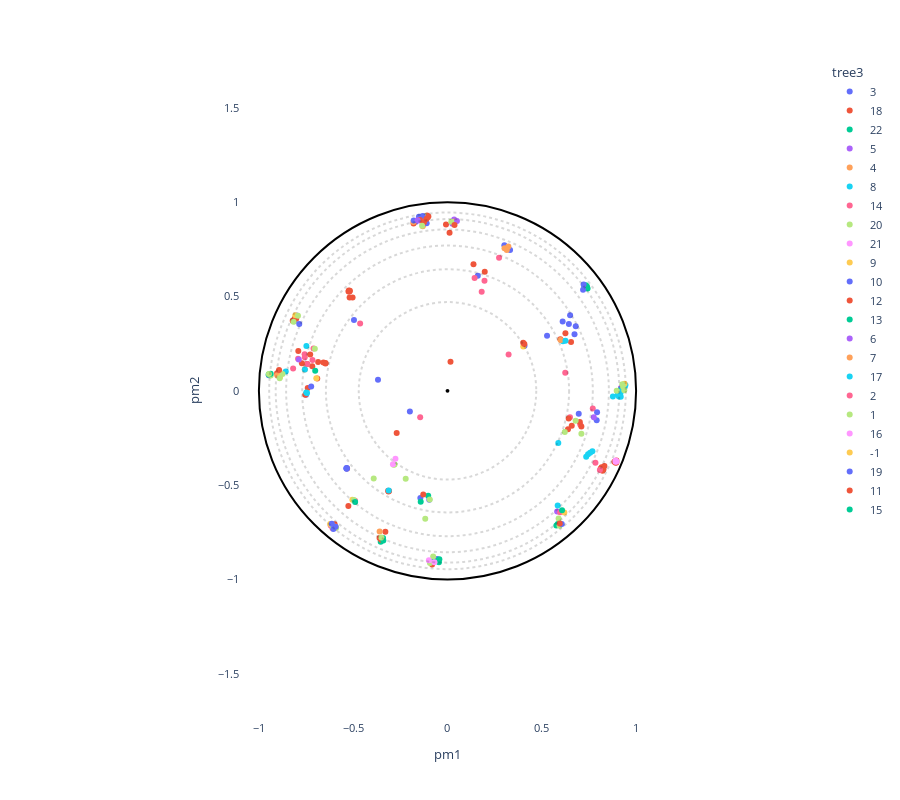

The notebook cell this image was saved under:
### Markdown cell above
### Create interactive plot

### Code cell
# OPTIONS =================================================
#Here you can set different parameters to color & annotate the resulting projection:
title = ""
#----------------------------------------------------------
# Select the coloring from annotation .csv file:
labels_name = "tree3"
# Select classes to label among the "labels_name" or "second_labels_name" column (list of labels):
second_labels_name = ""
labels_text = []
show_text = True
#----------------------------------------------------------
# Use a custom color palette:
color_palette = None #Default: None
use_custom_palette = False
# Select projection center:
id_for_rotation = None #Default: None
use_selected_center = False
#==========================================================


#Check projection visualization parameters
#Labels name
if labels_name == "":
    labels_name = None
elif labels_name not in annotation_names:
    raise NameError(f"labels_name {labels_name} is not in the availables annotations.\nAvailables annotations: {annotation_names}")
#Second labels name
if second_labels_name == "":
    second_labels_name = None
elif second_labels_name not in annotation_names:
    raise NameError(f'"second_labels_name" {second_labels_name} is not in the availables annotations.\nAvailables annotations: {annotation_names}')
#Color palet selection
if not use_custom_palette:
    color_palette = None
#Center of projection selection

tmp_id_for_rotation = -1
if use_selected_center and id_for_rotation is not None:
    if id_for_rotation != tmp_id_for_rotation:
        tmp_id_for_rotation = id_for_rotation

        poincare_coord = df_embedding[["pm1","pm2"]].sort_values(by=["proteins_id"])
        poincare_coord = poincare_coord.values[:,:2]
        model = PoincareMaps(poincare_coord)
        model.get_distances()

        model.iroot = id_for_rotation - 1  #Zero indexing
        model.rotate()

        df_embedding["pm1"] = model.coordinates_rotated[:,0]
        df_embedding["pm2"] = model.coordinates_rotated[:,1]
else:
    df_embedding["pm1"] = df_embedding["pm1_com"]
    df_embedding["pm2"] = df_embedding["pm2_com"]

#Plot graph
fig = plot_embedding_interactive(df_embedding, 
                                 labels_name = labels_name,
                                 second_labels_name = second_labels_name, 
                                 show_text = show_text,
                                 labels_text = labels_text,
                                 color_palette = color_palette, 
                                 title = title, 
                                 fontsize = 11)
fig.show()

### Figure 1 — Plotly figure (JSON) as saved in the notebook; plotly's stock layout.template omitted (floating-point values rounded to 4 significant figures; data arrays with more than 128 entries replaced by an {"elided": "..."} marker saying what was removed)
{"data": [{"customdata": [[5, 3, 3, 2, "Globin C, coelomic", "Globin", "Caudina arenicola", "Caudina", 2.101, "Echinodermata"], [4, 2, 3, 2, "Hemoglobin", "Hemoglobin", "Hemipholis cordifera", "Hemipholis", 2.327, "Echinodermata"], [4, 2, 3, 2, "Hemoglobin", "Hemoglobin", "Ophiactis simplex", "Ophiactis", 2.22, "Echinodermata"], [4, 2, 3, 2, "Hemoglobin", "Hemoglobin", "Ophiactis simplex", "Ophiactis", 2.262, "Echinodermata"], [-1, -1, 3, 2, "Extracellular globin 1", "Extracellular", "Metaphire sieboldi", "Metaphire", 2.434, "Annelida"]], "hovertemplate": "<b>%{hovertext}</b><br><br>tree3=%{customdata[2]}<br>pm1=%{x}<br>pm2=%{y}<br>tree1=%{customdata[0]}<br>tree2=%{customdata[1]}<br>tree4=%{customdata[3]}<br>full_name=%{customdata[4]}<br>short_name=%{customdata[5]}<br>full_species=%{customdata[6]}<br>short_species=%{customdata[7]}<br>evo_distance=%{customdata[8]}<br>Color_species=%{customdata[9]}<extra></extra>", "hovertext": [3, 3, 3, 3, 3], "legendgroup": "3", "marker": {"color": "#636efa", "symbol": "circle"}, "mode": "markers", "name": "3", "orientation": "v", "showlegend": true, "textposition": "top right", "type": "scatter", "x": [-0.1678, -0.7989, -0.3686, -0.812, -0.9474], "xaxis": "x", "y": [0.896, 0.3992, 0.0582, 0.3693, 0.08273], "yaxis": "y"}, {"customdata": {"elided": "33x10 mixed values"}, "hovertemplate": "<b>%{hovertext}</b><br><br>tree3=%{customdata[2]}<br>pm1=%{x}<br>pm2=%{y}<br>tree1=%{customdata[0]}<br>tree2=%{customdata[1]}<br>tree4=%{customdata[3]}<br>full_name=%{customdata[4]}<br>short_name=%{customdata[5]}<br>full_species=%{customdata[6]}<br>short_species=%{customdata[7]}<br>evo_distance=%{customdata[8]}<br>Color_species=%{customdata[9]}<extra></extra>", "hovertext": [18, 18, 18, 18, 18, 18, 18, 18, 18, 18, 18, 18, 18, 18, 18, 18, 18, 18, 18, 18, 18, 18, 18, 18, 18, 18, 18, 18, 18, 18, 18, 18, 18], "legendgroup": "18", "marker": {"color": "#EF553B", "symbol": "circle"}, "mode": "markers", "name": "18", "orientation": "v", "showlegend": true, "textposition": "top right", "type": "scatter", "x": [-0.6148, 0.827, -0.1479, -0.08137, -0.1084, 0.8219, -0.6859, -0.5325, -0.7172, -0.741, -0.8207, -0.7435, -0.3127, -0.1328, -0.9037, 0.8915, 0.8849, 0.8321, 0.8928, 0.8126, 0.8957, 0.8172, 0.8955, -0.1239, -0.1077, -0.8021, -0.81, -0.3295, 0.6388, 0.6253, -0.1799, -0.3147, -0.3099], "xaxis": "x", "y": [-0.7103, -0.4164, 0.9134, -0.9209, 0.9299, -0.4241, 0.1525, -0.4112, 0.131, 0.01542, 0.3714, 0.1419, -0.5342, 0.9051, 0.09367, -0.3818, -0.3757, -0.3986, -0.3743, -0.4116, -0.3688, -0.4058, -0.3801, 0.9151, 0.918, 0.3816, 0.3838, -0.7477, -0.2041, 0.3056, 0.8875, -0.5303, -0.5317], "yaxis": "y"}, {"customdata": [[-1, 40, 22, 11, "ACYPI007228 protein", "ACYPI007228", "Acyrthosiphon pisum", "Acyrthosiphon", 0.4446, "Arthropoda"], [10, 38, 22, 9, "Hemoglobin T1 polymer", "Hemoglobin", "Artemia salina", "Artemia", 1.847, "Arthropoda"], [10, 38, 22, 9, "Hemoglobin P polymer", "Hemoglobin", "Parartemia zietziana", "Parartemia", 1.919, "Arthropoda"], [11, 38, 22, 9, "Hemoglobin T1 polymer", "Hemoglobin", "Artemia salina", "Artemia", 1.781, "Arthropoda"], [11, 38, 22, 9, "Hemoglobin P polymer", "Hemoglobin", "Parartemia zietziana", "Parartemia", 1.74, "Arthropoda"], [11, 38, 22, 9, "Hemoglobin C1 polymer", "Hemoglobin", "Artemia salina", "Artemia", 1.703, "Arthropoda"], [-1, 38, 22, 9, "Hemoglobin P polymer", "Hemoglobin", "Parartemia zietziana", "Parartemia", 2.089, "Arthropoda"], [-1, 40, 22, 11, "Uncharacterized protein", "Uncharacterized", "Acyrthosiphon pisum", "Acyrthosiphon", 0.9009, "Arthropoda"]], "hovertemplate": "<b>%{hovertext}</b><br><br>tree3=%{customdata[2]}<br>pm1=%{x}<br>pm2=%{y}<br>tree1=%{customdata[0]}<br>tree2=%{customdata[1]}<br>tree4=%{customdata[3]}<br>full_name=%{customdata[4]}<br>short_name=%{customdata[5]}<br>full_species=%{customdata[6]}<br>short_species=%{customdata[7]}<br>evo_distance=%{customdata[8]}<br>Color_species=%{customdata[9]}<extra></extra>", "hovertext": [22, 22, 22, 22, 22, 22, 22, 22], "legendgroup": "22", "marker": {"color": "#00cc96", "symbol": "circle"}, "mode": "markers", "name": "22", "orientation": "v", "showlegend": true, "textposition": "top right", "type": "scatter", "x": [-0.3542, 0.732, 0.7395, 0.7257, 0.7332, 0.7427, 0.5846, 0.5772], "xaxis": "x", "y": [-0.7998, 0.5467, 0.5534, 0.5522, 0.5597, 0.5421, -0.7054, -0.7142], "yaxis": "y"}, {"customdata": [[13, 17, 5, 7, "Uncharacterized protein", "Uncharacterized", "Capitella teleta", "Capitella", 2.144, "Annelida"], [13, 17, 5, 7, "Uncharacterized protein", "Uncharacterized", "Capitella teleta", "Capitella", 2.237, "Annelida"], [-1, 17, 5, 7, "Uncharacterized protein (Fragment)", "Uncharacterized", "Capitella teleta", "Capitella", 2.669, "Annelida"], [-1, 17, 5, 7, "Uncharacterized protein", "Uncharacterized", "Capitella teleta", "Capitella", 2.428, "Annelida"]], "hovertemplate": "<b>%{hovertext}</b><br><br>tree3=%{customdata[2]}<br>pm1=%{x}<br>pm2=%{y}<br>tree1=%{customdata[0]}<br>tree2=%{customdata[1]}<br>tree4=%{customdata[3]}<br>full_name=%{customdata[4]}<br>short_name=%{customdata[5]}<br>full_species=%{customdata[6]}<br>short_species=%{customdata[7]}<br>evo_distance=%{customdata[8]}<br>Color_species=%{customdata[9]}<extra></extra>", "hovertext": [5, 5, 5, 5], "legendgroup": "5", "marker": {"color": "#ab63fa", "symbol": "circle"}, "mode": "markers", "name": "5", "orientation": "v", "showlegend": true, "textposition": "top right", "type": "scatter", "x": [-0.08573, 0.9207, 0.03528, 0.5813], "xaxis": "x", "y": [-0.9044, 0.01681, 0.9084, -0.6398], "yaxis": "y"}, {"customdata": [[-1, -1, 4, 7, "Uncharacterized protein", "Uncharacterized", "Capitella teleta", "Capitella", 2.502, "Annelida"], [-1, 7, 4, 7, "Cytoglobin 2", "Cytoglobin", "Crassostrea gigas", "Crassostrea", 2.349, "Mollusca"], [-1, 7, 4, 7, "Uncharacterized protein", "Uncharacterized", "Lottia gigantea", "Lottia", 2.433, "Mollusca"], [12, 6, 4, 7, "Protein CBR GLB 7", "Protein", "Caenorhabditis briggsae", "Caenorhabditis", 3.016, "Nematoda"], [12, 6, 4, 7, "Uncharacterized protein", "Uncharacterized", "Haemonchus placei", "Haemonchus", 3.29, "Nematoda"], [-1, 6, 4, 7, "Cre glb 30 protein", "Cre", "Ascaris suum", "Ascaris", 3.176, "Nematoda"], [-1, -1, 4, 7, "Globin like protein 26", "Globin", "Trichinella pseudospiralis", "Trichinella", 3.038, "Nematoda"], [-1, 6, 4, 7, "Uncharacterized protein", "Uncharacterized", "Ancylostoma ceylanicum", "Ancylostoma", 3.207, "Nematoda"]], "hovertemplate": "<b>%{hovertext}</b><br><br>tree3=%{customdata[2]}<br>pm1=%{x}<br>pm2=%{y}<br>tree1=%{customdata[0]}<br>tree2=%{customdata[1]}<br>tree4=%{customdata[3]}<br>full_name=%{customdata[4]}<br>short_name=%{customdata[5]}<br>full_species=%{customdata[6]}<br>short_species=%{customdata[7]}<br>evo_distance=%{customdata[8]}<br>Color_species=%{customdata[9]}<extra></extra>", "hovertext": [4, 4, 4, 4, 4, 4, 4, 4], "legendgroup": "4", "marker": {"color": "#FFA15A", "symbol": "circle"}, "mode": "markers", "name": "4", "orientation": "v", "showlegend": true, "textposition": "top right", "type": "scatter", "x": [-0.3599, -0.9457, -0.1805, -0.7569, -0.1312, -0.129, -0.891, -0.9031], "xaxis": "x", "y": [-0.7455, 0.08608, 0.8952, 0.1135, 0.8727, 0.8808, 0.1044, 0.08244], "yaxis": "y"}, {"customdata": {"elided": "15x10 mixed values"}, "hovertemplate": "<b>%{hovertext}</b><br><br>tree3=%{customdata[2]}<br>pm1=%{x}<br>pm2=%{y}<br>tree1=%{customdata[0]}<br>tree2=%{customdata[1]}<br>tree4=%{customdata[3]}<br>full_name=%{customdata[4]}<br>short_name=%{customdata[5]}<br>full_species=%{customdata[6]}<br>short_species=%{customdata[7]}<br>evo_distance=%{customdata[8]}<br>Color_species=%{customdata[9]}<extra></extra>", "hovertext": [8, 8, 8, 8, 8, 8, 8, 8, 8, 8, 8, 8, 8, 8, 8], "legendgroup": "8", "marker": {"color": "#19d3f3", "symbol": "circle"}, "mode": "markers", "name": "8", "orientation": "v", "showlegend": true, "textposition": "top right", "type": "scatter", "x": [0.6121, 0.9392, 0.7353, 0.7453, 0.7562, 0.7683, 0.9167, 0.9087, 0.9342, 0.877, 0.9186, 0.9029, 0.9437, 0.9161, -0.3118], "xaxis": "x", "y": [0.2628, 0.01895, -0.3492, -0.3365, -0.3288, -0.3198, -0.01281, -0.02951, 0.02844, -0.03, -0.03103, -0.0191, 0.0311, 0.004005, -0.5282], "yaxis": "y"}, {"customdata": [[-1, 23, 14, 6, "Globin", "Globin", "Branchiostoma floridae", "Branchiostoma", 2.133, "Chordata"], [34, 23, 14, 6, "Globin", "Globin", "Branchiostoma floridae", "Branchiostoma", 2.166, "Chordata"], [33, 24, 14, 6, "Uncharacterized protein", "Uncharacterized", "Ciona savignyi", "Ciona", 2.805, "Chordata"], [33, 24, 14, 6, "Uncharacterized protein", "Uncharacterized", "Ciona intestinalis", "Ciona", 2.811, "Chordata"], [33, 24, 14, 6, "Globin", "Globin", "Ciona intestinalis", "Ciona", 2.838, "Chordata"], [33, 24, 14, 6, "Uncharacterized protein", "Uncharacterized", "Ciona savignyi", "Ciona", 2.966, "Chordata"], [35, 24, 14, 6, "Uncharacterized protein", "Uncharacterized", "Ciona savignyi", "Ciona", 2.658, "Chordata"], [35, 24, 14, 6, "Globin", "Globin", "Ciona intestinalis", "Ciona", 2.609, "Chordata"], [34, 23, 14, 6, "Putative uncharacterized protein", "Putative", "Branchiostoma floridae", "Branchiostoma", 2.38, "Chordata"], [34, 23, 14, 6, "Putative uncharacterized protein", "Putative", "Branchiostoma floridae", "Branchiostoma", 2.388, "Chordata"], [-1, -1, 14, 6, "Neuroglobin like protein", "Neuroglobin", "Saccoglossus kowalevskii", "Saccoglossus", 2.36, "Hemichordata"], [-1, 24, 14, 6, "Globin", "Globin", "Ciona intestinalis", "Ciona", 3.129, "Chordata"]], "hovertemplate": "<b>%{hovertext}</b><br><br>tree3=%{customdata[2]}<br>pm1=%{x}<br>pm2=%{y}<br>tree1=%{customdata[0]}<br>tree2=%{customdata[1]}<br>tree4=%{customdata[3]}<br>full_name=%{customdata[4]}<br>short_name=%{customdata[5]}<br>full_species=%{customdata[6]}<br>short_species=%{customdata[7]}<br>evo_distance=%{customdata[8]}<br>Color_species=%{customdata[9]}<extra></extra>", "hovertext": [14, 14, 14, 14, 14, 14, 14, 14, 14, 14, 14, 14], "legendgroup": "14", "marker": {"color": "#FF6692", "symbol": "circle"}, "mode": "markers", "name": "14", "orientation": "v", "showlegend": true, "textposition": "top right", "type": "scatter", "x": [-0.6195, -0.1449, -0.7576, -0.7569, -0.7923, -0.7436, 0.6242, 0.704, 0.6495, 0.7703, -0.6093, 0.5973], "xaxis": "x", "y": [-0.7145, -0.1396, 0.1935, 0.1778, 0.1701, 0.1419, 0.09558, -0.1784, -0.1395, -0.09316, -0.7291, -0.6433], "yaxis": "y"}, {"customdata": [[-1, 39, 20, 10, "Uncharacterized protein", "Uncharacterized", "Strongylocentrotus purpuratus", "Strongylocentrotus", 1.753, "Echinodermata"], [-1, 39, 20, 7, "Putative uncharacterized protein", "Putative", "Branchiostoma floridae", "Branchiostoma", 1.933, "Chordata"], [-1, -1, 20, 7, "Putative uncharacterized protein", "Putative", "Trichoplax adhaerens", "Trichoplax", 2.316, "Placozoa"], [23, 16, 20, 7, "Uncharacterized protein", "Uncharacterized", "Arion vulgaris", "Arion", 2.609, "Mollusca"], [-1, 16, 20, 7, "Uncharacterized protein", "Uncharacterized", "Lottia gigantea", "Lottia", 2.73, "Mollusca"], [23, 16, 20, 7, "Cytoglobin 1", "Cytoglobin", "Crassostrea gigas", "Crassostrea", 2.855, "Mollusca"], [23, 16, 20, 7, "Uncharacterized protein", "Uncharacterized", "Lottia gigantea", "Lottia", 2.731, "Mollusca"]], "hovertemplate": "<b>%{hovertext}</b><br><br>tree3=%{customdata[2]}<br>pm1=%{x}<br>pm2=%{y}<br>tree1=%{customdata[0]}<br>tree2=%{customdata[1]}<br>tree4=%{customdata[3]}<br>full_name=%{customdata[4]}<br>short_name=%{customdata[5]}<br>full_species=%{customdata[6]}<br>short_species=%{customdata[7]}<br>evo_distance=%{customdata[8]}<br>Color_species=%{customdata[9]}<extra></extra>", "hovertext": [20, 20, 20, 20, 20, 20, 20], "legendgroup": "20", "marker": {"color": "#B6E880", "symbol": "circle"}, "mode": "markers", "name": "20", "orientation": "v", "showlegend": true, "textposition": "top right", "type": "scatter", "x": [0.5942, -0.1173, -0.9376, -0.2859, -0.2808, 0.71, 0.5891], "xaxis": "x", "y": [-0.716, 0.9243, 0.08174, -0.3923, -0.3904, -0.2271, -0.6763], "yaxis": "y"}, {"customdata": [[-1, 37, 21, 10, "Uncharacterized protein", "Uncharacterized", "Lutzomyia longipalpis", "Lutzomyia", 1.946, "Arthropoda"], [47, 36, 21, 10, "Putative hemoglobin like flavoprotein (Fragment)", "Hemoglobin", "Rhodnius neglectus", "Rhodnius", 1.846, "Arthropoda"], [47, 36, 21, 10, "Putative hemoglobin like flavoprotein (Fragment)", "Hemoglobin", "Triatoma infestans", "Triatoma", 1.904, "Arthropoda"], [-1, 37, 21, 10, "Uncharacterized protein", "Uncharacterized", "Glossina morsitans", "Glossina", 2.019, "Arthropoda"]], "hovertemplate": "<b>%{hovertext}</b><br><br>tree3=%{customdata[2]}<br>pm1=%{x}<br>pm2=%{y}<br>tree1=%{customdata[0]}<br>tree2=%{customdata[1]}<br>tree4=%{customdata[3]}<br>full_name=%{customdata[4]}<br>short_name=%{customdata[5]}<br>full_species=%{customdata[6]}<br>short_species=%{customdata[7]}<br>evo_distance=%{customdata[8]}<br>Color_species=%{customdata[9]}<extra></extra>", "hovertext": [21, 21, 21, 21], "legendgroup": "21", "marker": {"color": "#FF97FF", "symbol": "circle"}, "mode": "markers", "name": "21", "orientation": "v", "showlegend": true, "textposition": "top right", "type": "scatter", "x": [0.8963, 0.8914, 0.8912, -0.1376], "xaxis": "x", "y": [-0.3748, -0.3695, -0.3765, 0.8958], "yaxis": "y"}, {"customdata": [[-1, -1, 9, 3, "Uncharacterized protein", "Uncharacterized", "Amphimedon queenslandica", "Amphimedon", 2.522, "Porifera"], [14, 10, 9, 3, "Uncharacterized protein", "Uncharacterized", "Strongylocentrotus purpuratus", "Strongylocentrotus", 2.654, "Echinodermata"], [-1, -1, 9, 3, "Uncharacterized protein", "Uncharacterized", "Micromonas commoda", "Micromonas", 2.71, "Viridiplantae"], [14, 10, 9, 3, "Uncharacterized protein", "Uncharacterized", "Strongylocentrotus purpuratus", "Strongylocentrotus", 2.587, "Echinodermata"], [-1, 10, 9, 3, "Uncharacterized protein", "Uncharacterized", "Strongylocentrotus purpuratus", "Strongylocentrotus", 2.519, "Echinodermata"], [14, 10, 9, 3, "Uncharacterized protein", "Uncharacterized", "Strongylocentrotus purpuratus", "Strongylocentrotus", 2.276, "Echinodermata"], [14, 10, 9, 3, "Uncharacterized protein", "Uncharacterized", "Strongylocentrotus purpuratus", "Strongylocentrotus", 2.867, "Echinodermata"]], "hovertemplate": "<b>%{hovertext}</b><br><br>tree3=%{customdata[2]}<br>pm1=%{x}<br>pm2=%{y}<br>tree1=%{customdata[0]}<br>tree2=%{customdata[1]}<br>tree4=%{customdata[3]}<br>full_name=%{customdata[4]}<br>short_name=%{customdata[5]}<br>full_species=%{customdata[6]}<br>short_species=%{customdata[7]}<br>evo_distance=%{customdata[8]}<br>Color_species=%{customdata[9]}<extra></extra>", "hovertext": [9, 9, 9, 9, 9, 9, 9], "legendgroup": "9", "marker": {"color": "#FECB52", "symbol": "circle"}, "mode": "markers", "name": "9", "orientation": "v", "showlegend": true, "textposition": "top right", "type": "scatter", "x": [0.03997, 0.9384, 0.6194, -0.5044, -0.8067, -0.6219, -0.8883], "xaxis": "x", "y": [0.8978, 0.03816, -0.6453, -0.578, 0.4005, -0.706, 0.07385], "yaxis": "y"}, {"customdata": {"elided": "31x10 mixed values"}, "hovertemplate": "<b>%{hovertext}</b><br><br>tree3=%{customdata[2]}<br>pm1=%{x}<br>pm2=%{y}<br>tree1=%{customdata[0]}<br>tree2=%{customdata[1]}<br>tree4=%{customdata[3]}<br>full_name=%{customdata[4]}<br>short_name=%{customdata[5]}<br>full_species=%{customdata[6]}<br>short_species=%{customdata[7]}<br>evo_distance=%{customdata[8]}<br>Color_species=%{customdata[9]}<extra></extra>", "hovertext": [10, 10, 10, 10, 10, 10, 10, 10, 10, 10, 10, 10, 10, 10, 10, 10, 10, 10, 10, 10, 10, 10, 10, 10, 10, 10, 10, 10, 10, 10, 10], "legendgroup": "10", "marker": {"color": "#636efa", "symbol": "circle"}, "mode": "markers", "name": "10", "orientation": "v", "showlegend": true, "textposition": "top right", "type": "scatter", "x": [0.65, -0.4959, 0.791, 0.1606, 0.4081, 0.7217, 0.6106, -0.1315, 0.3318, 0.3014, -0.5343, -0.1516, -0.5365, -0.534, -0.5347, -0.1995, 0.6436, 0.6736, 0.5278, 0.6799, -0.7227, -0.7503, -0.786, -0.09645, -0.05575, -0.144, 0.793, -0.1793, 0.7188, 0.6059, -0.1106], "xaxis": "x", "y": [0.4002, 0.3759, -0.1556, 0.6101, 0.2388, 0.5633, 0.3678, 0.9268, 0.747, 0.7724, -0.4111, 0.9229, -0.4105, -0.4093, -0.4126, -0.1091, 0.3542, 0.2998, 0.2921, 0.3432, 0.02316, -0.02098, 0.3546, -0.5774, -0.8916, -0.5677, -0.1133, 0.9033, 0.5358, -0.7064, 0.889], "yaxis": "y"}, {"customdata": {"elided": "36x10 mixed values"}, "hovertemplate": "<b>%{hovertext}</b><br><br>tree3=%{customdata[2]}<br>pm1=%{x}<br>pm2=%{y}<br>tree1=%{customdata[0]}<br>tree2=%{customdata[1]}<br>tree4=%{customdata[3]}<br>full_name=%{customdata[4]}<br>short_name=%{customdata[5]}<br>full_species=%{customdata[6]}<br>short_species=%{customdata[7]}<br>evo_distance=%{customdata[8]}<br>Color_species=%{customdata[9]}<extra></extra>", "hovertext": [12, 12, 12, 12, 12, 12, 12, 12, 12, 12, 12, 12, 12, 12, 12, 12, 12, 12, 12, 12, 12, 12, 12, 12, 12, 12, 12, 12, 12, 12, 12, 12, 12, 12, 12, 12], "legendgroup": "12", "marker": {"color": "#EF553B", "symbol": "circle"}, "mode": "markers", "name": "12", "orientation": "v", "showlegend": true, "textposition": "top right", "type": "scatter", "x": [-0.1118, -0.1248, 0.1975, -0.1462, 0.5951, 0.0109, -0.007971, -0.2695, -0.647, -0.6579, -0.6469, -0.3604, -0.5256, 0.6589, -0.7911, 0.6426, 0.1378, 0.6551, 0.5986, -0.1014, -0.5232, -0.5175, -0.5249, -0.5033, -0.5191, 0.7017, -0.6907, -0.728, -0.5198, 0.01592, -0.7719, -0.7541, -0.3514, 0.7098, -0.5982, -0.5987], "xaxis": "x", "y": [0.9117, 0.8938, 0.6318, 0.9064, -0.7039, 0.8384, 0.8818, -0.2236, 0.148, 0.1503, 0.1455, -0.7797, -0.6105, -0.1849, 0.2112, -0.1473, 0.6706, 0.2593, 0.2731, 0.9251, 0.5322, 0.5307, 0.5272, 0.4952, 0.4954, -0.1647, 0.0659, 0.1925, 0.5267, 0.1549, 0.1464, -0.02024, -0.7899, -0.1892, -0.7069, -0.7276], "yaxis": "y"}, {"customdata": [[-1, 18, 13, 5, "Uncharacterized protein", "Uncharacterized", "Lepisosteus oculatus", "Lepisosteus", 2.353, "Chordata"], [27, 19, 13, 5, "Hemoglobin subunit alpha", "Hemoglobin", "Cavia porcellus", "Cavia", 2.682, "Chordata"], [27, 19, 13, 5, "Hemoglobin subunit alpha 2", "Hemoglobin", "Scalopus aquaticus", "Scalopus", 2.595, "Chordata"], [26, 19, 13, 5, "Uncharacterized protein", "Uncharacterized", "Neotoma lepida", "Neotoma", 2.638, "Chordata"], [25, 18, 13, 5, "Globin Y", "Globin", "Callorhinchus milii", "Callorhinchus", 2.515, "Chordata"], [25, 18, 13, 5, "Uncharacterized protein", "Uncharacterized", "Latimeria chalumnae", "Latimeria", 2.299, "Chordata"], [24, 18, 13, 5, "Uncharacterized protein", "Uncharacterized", "Xenopus tropicalis", "Xenopus", 2.514, "Chordata"], [24, 18, 13, 5, "Globin Y", "Globin", "Xenopus laevis", "Xenopus", 2.456, "Chordata"], [-1, 18, 13, 5, "Uncharacterized protein", "Uncharacterized", "Pelodiscus sinensis", "Pelodiscus", 2.698, "Chordata"], [26, 19, 13, 5, "Hemoglobin subunit rho", "Hemoglobin", "Alligator mississippiensis", "Alligator", 2.984, "Chordata"], [26, 19, 13, 5, "Uncharacterized protein", "Uncharacterized", "Nomascus leucogenys", "Nomascus", 2.77, "Chordata"]], "hovertemplate": "<b>%{hovertext}</b><br><br>tree3=%{customdata[2]}<br>pm1=%{x}<br>pm2=%{y}<br>tree1=%{customdata[0]}<br>tree2=%{customdata[1]}<br>tree4=%{customdata[3]}<br>full_name=%{customdata[4]}<br>short_name=%{customdata[5]}<br>full_species=%{customdata[6]}<br>short_species=%{customdata[7]}<br>evo_distance=%{customdata[8]}<br>Color_species=%{customdata[9]}<extra></extra>", "hovertext": [13, 13, 13, 13, 13, 13, 13, 13, 13, 13, 13], "legendgroup": "13", "marker": {"color": "#00cc96", "symbol": "circle"}, "mode": "markers", "name": "13", "orientation": "v", "showlegend": true, "textposition": "top right", "type": "scatter", "x": [-0.9376, -0.142, -0.1024, -0.05982, -0.3404, -0.07914, -0.3416, -0.0432, -0.0454, 0.6074, -0.9484], "xaxis": "x", "y": [0.09065, -0.5883, -0.5568, -0.9017, -0.7932, -0.8988, -0.7804, -0.8934, -0.9082, -0.6334, 0.08646], "yaxis": "y"}, {"customdata": [[-1, -1, 6, 3, "Globin", "Globin", "Gemmatirosa kalamazoonesis", "Gemmatirosa", 2.905, "Bacteria"], [-1, 9, 6, 3, "Globin", "Globin", "Gemmatirosa kalamazoonesis", "Gemmatirosa", 3.007, "Bacteria"], [-1, 9, 6, 3, "Hemin receptor", "Hemin", "Halothiobacillus sp.", "Halothiobacillus", 2.535, "Bacteria"], [15, 8, 6, 3, "ARAD1D45562p", "ARAD1D45562p", "Blastobotrys adeninivorans", "Blastobotrys", 3.652, "Fungi"], [15, 8, 6, 3, "CYFA0S05e02454g1_1", "CYFA0S05e02454g1_1", "Cyberlindnera fabianii", "Cyberlindnera", 4.119, "Fungi"]], "hovertemplate": "<b>%{hovertext}</b><br><br>tree3=%{customdata[2]}<br>pm1=%{x}<br>pm2=%{y}<br>tree1=%{customdata[0]}<br>tree2=%{customdata[1]}<br>tree4=%{customdata[3]}<br>full_name=%{customdata[4]}<br>short_name=%{customdata[5]}<br>full_species=%{customdata[6]}<br>short_species=%{customdata[7]}<br>evo_distance=%{customdata[8]}<br>Color_species=%{customdata[9]}<extra></extra>", "hovertext": [6, 6, 6, 6, 6], "legendgroup": "6", "marker": {"color": "#ab63fa", "symbol": "circle"}, "mode": "markers", "name": "6", "orientation": "v", "showlegend": true, "textposition": "top right", "type": "scatter", "x": [-0.7886, 0.04994, 0.7758, 0.02569, -0.1586], "xaxis": "x", "y": [0.1661, 0.9, -0.1407, 0.8855, 0.9051], "yaxis": "y"}, {"customdata": [[-1, 15, 7, 4, "Predicted protein", "Predicted", "Nematostella vectensis", "Nematostella", 3.063, "Cnidaria"], [20, 15, 7, 4, "Predicted protein", "Predicted", "Nematostella vectensis", "Nematostella", 2.696, "Cnidaria"], [-1, 15, 7, 4, "Predicted protein", "Predicted", "Nematostella vectensis", "Nematostella", 2.747, "Cnidaria"], [20, 15, 7, 4, "Predicted protein", "Predicted", "Nematostella vectensis", "Nematostella", 2.467, "Cnidaria"]], "hovertemplate": "<b>%{hovertext}</b><br><br>tree3=%{customdata[2]}<br>pm1=%{x}<br>pm2=%{y}<br>tree1=%{customdata[0]}<br>tree2=%{customdata[1]}<br>tree4=%{customdata[3]}<br>full_name=%{customdata[4]}<br>short_name=%{customdata[5]}<br>full_species=%{customdata[6]}<br>short_species=%{customdata[7]}<br>evo_distance=%{customdata[8]}<br>Color_species=%{customdata[9]}<extra></extra>", "hovertext": [7, 7, 7, 7], "legendgroup": "7", "marker": {"color": "#FFA15A", "symbol": "circle"}, "mode": "markers", "name": "7", "orientation": "v", "showlegend": true, "textposition": "top right", "type": "scatter", "x": [0.5998, 0.3022, 0.3227, 0.3143], "xaxis": "x", "y": [0.2696, 0.7562, 0.7655, 0.7471], "yaxis": "y"}, {"customdata": [[43, 31, 17, 10, "Globin 2 A chain", "Globin", "Anadara inaequivalvis", "Anadara", 2.939, "Mollusca"], [-1, -1, 17, 10, "Nerve hemoglobin", "Hemoglobin", "Spisula solidissima", "Spisula", 2.929, "Mollusca"], [-1, 31, 17, 10, "Hemoglobin (Heterodimeric)", "Hemoglobin", "Barbatia virescens", "Barbatia", 2.81, "Mollusca"], [43, 31, 17, 10, "Globin, minor", "Globin,", "Anadara trapezia", "Anadara", 3.279, "Mollusca"], [43, 31, 17, 10, "Globin 2 B chain", "Globin", "Anadara inaequivalvis", "Anadara", 3.138, "Mollusca"], [-1, -1, 17, 10, "Hemoglobin II", "Hemoglobin", "Phacoides pectinatus", "Phacoides", 2.946, "Mollusca"], [44, 30, 17, 10, "Two domain chain of the polymeric hemoglobin (Intracellular)", "Hemoglobin", "Barbatia lima", "Barbatia", 2.721, "Mollusca"], [44, 30, 17, 10, "Hemoglobin (2 domain)", "Hemoglobin", "Barbatia lima", "Barbatia", 2.732, "Mollusca"]], "hovertemplate": "<b>%{hovertext}</b><br><br>tree3=%{customdata[2]}<br>pm1=%{x}<br>pm2=%{y}<br>tree1=%{customdata[0]}<br>tree2=%{customdata[1]}<br>tree4=%{customdata[3]}<br>full_name=%{customdata[4]}<br>short_name=%{customdata[5]}<br>full_species=%{customdata[6]}<br>short_species=%{customdata[7]}<br>evo_distance=%{customdata[8]}<br>Color_species=%{customdata[9]}<extra></extra>", "hovertext": [17, 17, 17, 17, 17, 17, 17, 17], "legendgroup": "17", "marker": {"color": "#19d3f3", "symbol": "circle"}, "mode": "markers", "name": "17", "orientation": "v", "showlegend": true, "textposition": "top right", "type": "scatter", "x": [-0.7447, -0.7489, -0.7562, -0.7482, -0.8577, 0.6258, 0.5842, 0.5874], "xaxis": "x", "y": [-0.01083, -0.009368, 0.1129, 0.2379, 0.1022, 0.2655, -0.6083, -0.277], "yaxis": "y"}, {"customdata": [[2, 1, 2, 1, "Globin 2", "Globin", "Chironomus riparius", "Chironomus", 2.7, "Arthropoda"], [1, 1, 2, 1, "Globin", "Globin", "Polypedilum nubifer", "Polypedilum", 2.361, "Arthropoda"], [1, 1, 2, 1, "Globin", "Globin", "Polypedilum vanderplanki", "Polypedilum", 2.438, "Arthropoda"], [3, 1, 2, 1, "Globin", "Globin", "Polypedilum vanderplanki", "Polypedilum", 2.218, "Arthropoda"], [2, 1, 2, 1, "Globin", "Globin", "Polypedilum nubifer", "Polypedilum", 2.475, "Arthropoda"], [3, 1, 2, 1, "Globin", "Globin", "Polypedilum nubifer", "Polypedilum", 2.358, "Arthropoda"], [3, 1, 2, 1, "Globin", "Globin", "Polypedilum vanderplanki", "Polypedilum", 2.284, "Arthropoda"], [3, 1, 2, 1, "Globin 11", "Globin", "Chironomus riparius", "Chironomus", 2.3, "Arthropoda"], [1, 1, 2, 1, "ORF E protein", "ORF", "Chironomus tentans", "Chironomus", 2.859, "Arthropoda"], [1, 1, 2, 1, "Globin", "Globin", "Polypedilum nubifer", "Polypedilum", 2.567, "Arthropoda"], [1, 1, 2, 1, "Globin", "Globin", "Polypedilum nubifer", "Polypedilum", 2.577, "Arthropoda"], [-1, -1, 2, 1, "Globin", "Globin", "Nerita albicilla", "Nerita", 2.087, "Mollusca"]], "hovertemplate": "<b>%{hovertext}</b><br><br>tree3=%{customdata[2]}<br>pm1=%{x}<br>pm2=%{y}<br>tree1=%{customdata[0]}<br>tree2=%{customdata[1]}<br>tree4=%{customdata[3]}<br>full_name=%{customdata[4]}<br>short_name=%{customdata[5]}<br>full_species=%{customdata[6]}<br>short_species=%{customdata[7]}<br>evo_distance=%{customdata[8]}<br>Color_species=%{customdata[9]}<extra></extra>", "hovertext": [2, 2, 2, 2, 2, 2, 2, 2, 2, 2, 2, 2], "legendgroup": "2", "marker": {"color": "#FF6692", "symbol": "circle"}, "mode": "markers", "name": "2", "orientation": "v", "showlegend": true, "textposition": "top right", "type": "scatter", "x": [-0.8186, -0.7159, -0.7105, -0.4634, 0.1812, 0.2734, 0.8081, 0.7844, 0.1962, -0.4903, 0.1436, 0.324], "xaxis": "x", "y": [0.1185, 0.1631, 0.2245, 0.3568, 0.5253, 0.7052, -0.4204, -0.3814, 0.5832, -0.5825, 0.5989, 0.1929], "yaxis": "y"}, {"customdata": {"elided": "24x10 mixed values"}, "hovertemplate": "<b>%{hovertext}</b><br><br>tree3=%{customdata[2]}<br>pm1=%{x}<br>pm2=%{y}<br>tree1=%{customdata[0]}<br>tree2=%{customdata[1]}<br>tree4=%{customdata[3]}<br>full_name=%{customdata[4]}<br>short_name=%{customdata[5]}<br>full_species=%{customdata[6]}<br>short_species=%{customdata[7]}<br>evo_distance=%{customdata[8]}<br>Color_species=%{customdata[9]}<extra></extra>", "hovertext": [1, 1, 1, 1, 1, 1, 1, 1, 1, 1, 1, 1, 1, 1, 1, 1, 1, 1, 1, 1, 1, 1, 1, 1], "legendgroup": "1", "marker": {"color": "#B6E880", "symbol": "circle"}, "mode": "markers", "name": "1", "orientation": "v", "showlegend": true, "textposition": "top right", "type": "scatter", "x": [-0.8165, -0.7927, -0.7035, -0.09397, -0.09309, -0.3507, -0.2217, -0.118, -0.07602, -0.3913, 0.6793, 0.8973, 0.9373, 0.9306, -0.4965, 0.9269, -0.9471, -0.8899, -0.5905, -0.6091, -0.8749, 0.02031, 0.6219, -0.1346], "xaxis": "x", "y": [0.3666, 0.3981, 0.2234, -0.5756, -0.9127, -0.7778, -0.466, -0.6788, -0.8779, -0.4646, -0.1584, -6.017e-05, 0.003347, 0.02367, -0.5781, 0.03531, 0.08976, 0.06743, -0.7254, -0.7188, 0.0888, 0.8972, -0.2178, 0.8749], "yaxis": "y"}, {"customdata": [[42, 32, 16, 10, "Globin", "Globin", "Nassarius mutabilis", "Nassarius", 2.693, "Mollusca"], [41, 32, 16, 10, "Uncharacterized protein", "Uncharacterized", "Lottia gigantea", "Lottia", 2.31, "Mollusca"], [41, 32, 16, 10, "Uncharacterized protein", "Uncharacterized", "Lottia gigantea", "Lottia", 2.327, "Mollusca"], [42, 32, 16, 10, "Globin", "Globin", "Cerithidea rhizophorarum", "Cerithidea", 2.814, "Mollusca"]], "hovertemplate": "<b>%{hovertext}</b><br><br>tree3=%{customdata[2]}<br>pm1=%{x}<br>pm2=%{y}<br>tree1=%{customdata[0]}<br>tree2=%{customdata[1]}<br>tree4=%{customdata[3]}<br>full_name=%{customdata[4]}<br>short_name=%{customdata[5]}<br>full_species=%{customdata[6]}<br>short_species=%{customdata[7]}<br>evo_distance=%{customdata[8]}<br>Color_species=%{customdata[9]}<extra></extra>", "hovertext": [16, 16, 16, 16], "legendgroup": "16", "marker": {"color": "#FF97FF", "symbol": "circle"}, "mode": "markers", "name": "16", "orientation": "v", "showlegend": true, "textposition": "top right", "type": "scatter", "x": [-0.06921, -0.09871, -0.2893, -0.276], "xaxis": "x", "y": [-0.909, -0.8985, -0.389, -0.3601], "yaxis": "y"}, {"customdata": [[-1, -1, -1, 8, "Globin (Fragment)", "Globin", "Operophtera brumata", "Operophtera", 2.592, "Arthropoda"], [-1, -1, -1, 3, "Predicted protein", "Predicted", "Nematostella vectensis", "Nematostella", 3.137, "Cnidaria"], [-1, -1, -1, 2, "Putative di domain hemoglobin (Fragment)", "Hemoglobin", "Daphnia magna", "Daphnia", 2.525, "Arthropoda"]], "hovertemplate": "<b>%{hovertext}</b><br><br>tree3=%{customdata[2]}<br>pm1=%{x}<br>pm2=%{y}<br>tree1=%{customdata[0]}<br>tree2=%{customdata[1]}<br>tree4=%{customdata[3]}<br>full_name=%{customdata[4]}<br>short_name=%{customdata[5]}<br>full_species=%{customdata[6]}<br>short_species=%{customdata[7]}<br>evo_distance=%{customdata[8]}<br>Color_species=%{customdata[9]}<extra></extra>", "hovertext": [-1, -1, -1], "legendgroup": "-1", "marker": {"color": "#FECB52", "symbol": "circle"}, "mode": "markers", "name": "-1", "orientation": "v", "showlegend": true, "textposition": "top right", "type": "scatter", "x": [-0.6035, -0.6956, 0.4015], "xaxis": "x", "y": [-0.7185, 0.06668, 0.2347], "yaxis": "y"}, {"customdata": [[46, 35, 19, 10, "Globin", "Globin", "Ancylostoma ceylanicum", "Ancylostoma", 2.23, "Nematoda"], [46, 35, 19, 10, "Uncharacterized protein", "Uncharacterized", "Angiostrongylus costaricensis", "Angiostrongylus", 2.134, "Nematoda"], [46, 35, 19, 10, "Globin", "Globin", "Necator americanus", "Necator", 2.352, "Nematoda"], [-1, -1, 19, 10, "Cytoglobin1like [Saccoglossus kowalevskii]", "Cytoglobin", "Lepeophtheirus salmonis", "Lepeophtheirus", 2.176, "Arthropoda"]], "hovertemplate": "<b>%{hovertext}</b><br><br>tree3=%{customdata[2]}<br>pm1=%{x}<br>pm2=%{y}<br>tree1=%{customdata[0]}<br>tree2=%{customdata[1]}<br>tree4=%{customdata[3]}<br>full_name=%{customdata[4]}<br>short_name=%{customdata[5]}<br>full_species=%{customdata[6]}<br>short_species=%{customdata[7]}<br>evo_distance=%{customdata[8]}<br>Color_species=%{customdata[9]}<extra></extra>", "hovertext": [19, 19, 19, 19], "legendgroup": "19", "marker": {"color": "#636efa", "symbol": "circle"}, "mode": "markers", "name": "19", "orientation": "v", "showlegend": true, "textposition": "top right", "type": "scatter", "x": [-0.5931, -0.6133, -0.6052, 0.6959], "xaxis": "x", "y": [-0.7202, -0.7052, -0.7326, -0.1212], "yaxis": "y"}, {"customdata": [[32, 22, 11, 5, "Hemoglobin (Fragment)", "Hemoglobin", "Biomphalaria glabrata", "Biomphalaria", 3.485, "Mollusca"], [32, 22, 11, 5, "Uncharacterized protein", "Uncharacterized", "Biomphalaria glabrata", "Biomphalaria", 3.638, "Mollusca"], [32, 22, 11, 5, "Uncharacterized protein", "Uncharacterized", "Biomphalaria glabrata", "Biomphalaria", 3.384, "Mollusca"], [32, 22, 11, 5, "Haemoglobin type 1", "Hemoglobin", "Biomphalaria glabrata", "Biomphalaria", 3.532, "Mollusca"], [32, 22, 11, 5, "Uncharacterized protein", "Uncharacterized", "Biomphalaria glabrata", "Biomphalaria", 3.615, "Mollusca"]], "hovertemplate": "<b>%{hovertext}</b><br><br>tree3=%{customdata[2]}<br>pm1=%{x}<br>pm2=%{y}<br>tree1=%{customdata[0]}<br>tree2=%{customdata[1]}<br>tree4=%{customdata[3]}<br>full_name=%{customdata[4]}<br>short_name=%{customdata[5]}<br>full_species=%{customdata[6]}<br>short_species=%{customdata[7]}<br>evo_distance=%{customdata[8]}<br>Color_species=%{customdata[9]}<extra></extra>", "hovertext": [11, 11, 11, 11, 11], "legendgroup": "11", "marker": {"color": "#EF553B", "symbol": "circle"}, "mode": "markers", "name": "11", "orientation": "v", "showlegend": true, "textposition": "top right", "type": "scatter", "x": [-0.8933, 0.4075, 0.4014, 0.03716, -0.1284], "xaxis": "x", "y": [0.1101, 0.2485, 0.2544, 0.8796, -0.5496], "yaxis": "y"}, {"customdata": [[-1, 25, 15, 8, "Metalloendopeptidase", "Metalloendopeptidase", "Globodera pallida", "Globodera", 2.866, "Nematoda"], [-1, 25, 15, 8, "Uncharacterized protein", "Uncharacterized", "Strongyloides stercoralis", "Strongyloides", 3.193, "Nematoda"]], "hovertemplate": "<b>%{hovertext}</b><br><br>tree3=%{customdata[2]}<br>pm1=%{x}<br>pm2=%{y}<br>tree1=%{customdata[0]}<br>tree2=%{customdata[1]}<br>tree4=%{customdata[3]}<br>full_name=%{customdata[4]}<br>short_name=%{customdata[5]}<br>full_species=%{customdata[6]}<br>short_species=%{customdata[7]}<br>evo_distance=%{customdata[8]}<br>Color_species=%{customdata[9]}<extra></extra>", "hovertext": [15, 15], "legendgroup": "15", "marker": {"color": "#00cc96", "symbol": "circle"}, "mode": "markers", "name": "15", "orientation": "v", "showlegend": true, "textposition": "top right", "type": "scatter", "x": [-0.4897, -0.7014], "xaxis": "x", "y": [-0.5899, 0.1063], "yaxis": "y"}], "layout": {"font": {"size": 11}, "height": 800, "legend": {"title": {"text": "tree3"}, "tracegroupgap": 0}, "margin": {"t": 60}, "plot_bgcolor": "rgba(0, 0, 0, 0)", "shapes": [{"line": {"color": "black", "dash": "dot"}, "opacity": 0.15, "type": "circle", "x0": -0.4706, "x1": 0.4706, "y0": -0.4706, "y1": 0.4706}, {"line": {"color": "black", "dash": "dot"}, "opacity": 0.15, "type": "circle", "x0": -0.6447, "x1": 0.6447, "y0": -0.6447, "y1": 0.6447}, {"line": {"color": "black", "dash": "dot"}, "opacity": 0.15, "type": "circle", "x0": -0.7705, "x1": 0.7705, "y0": -0.7705, "y1": 0.7705}, {"line": {"color": "black", "dash": "dot"}, "opacity": 0.15, "type": "circle", "x0": -0.8557, "x1": 0.8557, "y0": -0.8557, "y1": 0.8557}, {"line": {"color": "black", "dash": "dot"}, "opacity": 0.15, "type": "circle", "x0": -0.9108, "x1": 0.9108, "y0": -0.9108, "y1": 0.9108}, {"line": {"color": "black", "dash": "dot"}, "opacity": 0.15, "type": "circle", "x0": -0.9455, "x1": 0.9455, "y0": -0.9455, "y1": 0.9455}, {"line": {"color": "Black"}, "type": "circle", "x0": -1, "x1": 1, "xref": "x", "y0": -1, "y1": 1, "yref": "y"}, {"fillcolor": "Black", "line": {"color": "Black"}, "type": "circle", "x0": -0.005, "x1": 0.005, "xref": "x", "y0": -0.005, "y1": 0.005, "yref": "y"}], "title": {"text": "", "x": 0.5}, "xaxis": {"anchor": "y", "constrain": "domain", "domain": [0.2177, 0.7823], "range": [-1.1, 1.1], "title": {"text": "pm1"}, "type": "linear"}, "yaxis": {"anchor": "x", "autorange": true, "domain": [0, 1], "range": [-1.037, 1.046], "scaleanchor": "x", "scaleratio": 1, "title": {"text": "pm2"}, "type": "linear"}, "yaxis2": {"layer": "below traces", "matches": "y", "overlaying": "y"}}}
